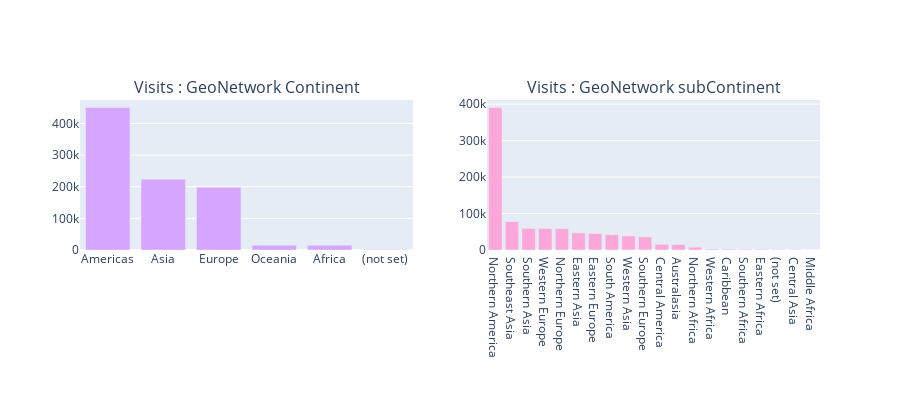
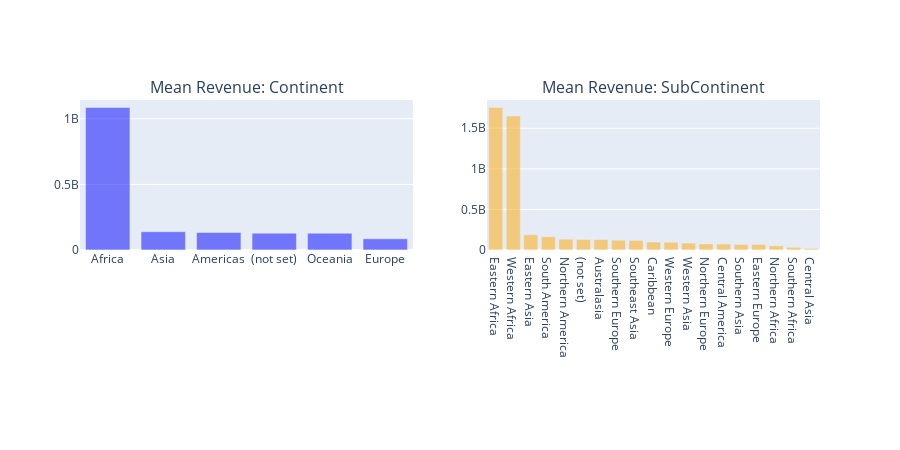

The code cell stored with these charts, in order, in its notebook:
### Code cell
# Geopgraphical Analysis-part1 

geo_cols = ['geoNetwork.city', 'geoNetwork.continent','geoNetwork_.country',
            'geoNetwork.metro', 'geoNetwork.networkDomain', 'geoNetwork.region','geoNetwork.subContinent']
geo_cols = ['geoNetwork.continent','geoNetwork.subContinent']

colors = ["#d6a5ff", "#fca6da"]
fig = tools.make_subplots(rows=1, cols=2, subplot_titles=["Visits : GeoNetwork Continent", "Visits : GeoNetwork subContinent"], print_grid=False)
trs = []
for i,col in enumerate(geo_cols):
    t = train[col].value_counts()
    tr = go.Bar(x = t.index[:20], marker=dict(color=colors[i]), y = t.values[:20])
    trs.append(tr)

fig.append_trace(trs[0], 1, 1)
fig.append_trace(trs[1], 1, 2)
fig['layout'].update(height=400, margin=dict(b=150), showlegend=False)
iplot(fig)




geo_cols = ['geoNetwork.continent','geoNetwork.subContinent']
fig = tools.make_subplots(rows=1, cols=2, subplot_titles=["Mean Revenue: Continent", "Mean Revenue: SubContinent"], print_grid=False)

colors = ["blue", "orange"]
trs = []
for i, col in enumerate(geo_cols):
    tmp = train.groupby(col).agg({"totals.transactionRevenue": "mean"}).reset_index().rename(columns={"totals.transactionRevenue" : "Mean Revenue"})
    tmp = tmp.dropna().sort_values("Mean Revenue", ascending = False)
    tr = go.Bar(y = tmp["Mean Revenue"], orientation="v", marker=dict(opacity=0.5, color=colors[i]), x= tmp[col])
    trs.append(tr)

fig.append_trace(trs[0], 1, 1)
fig.append_trace(trs[1], 1, 2)
fig['layout'].update(height=450, margin=dict(b=200), showlegend=False)
iplot(fig)

### Figure 1 — Plotly figure (JSON) as saved in the notebook; plotly's stock layout.template omitted (floating-point values rounded to 4 significant figures)
{"data": [{"marker": {"color": "#d6a5ff"}, "type": "bar", "x": ["Americas", "Asia", "Europe", "Oceania", "Africa", "(not set)"], "xaxis": "x", "y": [450377, 223698, 198311, 15054, 14745, 1468], "yaxis": "y"}, {"marker": {"color": "#fca6da"}, "type": "bar", "x": ["Northern America", "Southeast Asia", "Southern Asia", "Western Europe", "Northern Europe", "Eastern Asia", "Eastern Europe", "South America", "Western Asia", "Southern Europe", "Central America", "Australasia", "Northern Africa", "Western Africa", "Caribbean", "Southern Africa", "Eastern Africa", "(not set)", "Central Asia", "Middle Africa"], "xaxis": "x2", "y": [390657, 77800, 59321, 59114, 58168, 46919, 45249, 41731, 38443, 35780, 15583, 14893, 7683, 2573, 2406, 2169, 1927, 1468, 1215, 393], "yaxis": "y2"}], "layout": {"annotations": [{"font": {"size": 16}, "showarrow": false, "text": "Visits : GeoNetwork Continent", "x": 0.225, "xanchor": "center", "xref": "paper", "y": 1, "yanchor": "bottom", "yref": "paper"}, {"font": {"size": 16}, "showarrow": false, "text": "Visits : GeoNetwork subContinent", "x": 0.775, "xanchor": "center", "xref": "paper", "y": 1, "yanchor": "bottom", "yref": "paper"}], "height": 400, "margin": {"b": 150}, "showlegend": false, "xaxis": {"anchor": "y", "domain": [0, 0.45]}, "xaxis2": {"anchor": "y2", "domain": [0.55, 1]}, "yaxis": {"anchor": "x", "domain": [0, 1]}, "yaxis2": {"anchor": "x2", "domain": [0, 1]}}}

### Figure 2 — Plotly figure (JSON) as saved in the notebook; plotly's stock layout.template omitted (floating-point values rounded to 4 significant figures)
{"data": [{"marker": {"color": "blue", "opacity": 0.5}, "orientation": "v", "type": "bar", "x": ["Africa", "Asia", "Americas", "(not set)", "Oceania", "Europe"], "xaxis": "x", "y": [1085970000, 139214720, 133400000.0, 128300000.0, 128100000.0, 85410000.0], "yaxis": "y"}, {"marker": {"color": "orange", "opacity": 0.5}, "orientation": "v", "type": "bar", "x": ["Eastern Africa", "Western Africa", "Eastern Asia", "South America", "Northern America", "(not set)", "Australasia", "Southern Europe", "Southeast Asia", "Caribbean", "Western Europe", "Western Asia", "Northern Europe", "Central America", "Southern Asia", "Eastern Europe", "Northern Africa", "Southern Africa", "Central Asia"], "xaxis": "x2", "y": [1756000000.0, 1651200000, 187700000.0, 162600000.0, 133300000.0, 128300000.0, 128100000.0, 120501250, 117400000.0, 97721875, 94740000.0, 84810000.0, 73850000.0, 73290000.0, 68600000.0, 67630000.0, 50960000, 32850000, 17490000], "yaxis": "y2"}], "layout": {"annotations": [{"font": {"size": 16}, "showarrow": false, "text": "Mean Revenue: Continent", "x": 0.225, "xanchor": "center", "xref": "paper", "y": 1, "yanchor": "bottom", "yref": "paper"}, {"font": {"size": 16}, "showarrow": false, "text": "Mean Revenue: SubContinent", "x": 0.775, "xanchor": "center", "xref": "paper", "y": 1, "yanchor": "bottom", "yref": "paper"}], "height": 450, "margin": {"b": 200}, "showlegend": false, "xaxis": {"anchor": "y", "domain": [0, 0.45]}, "xaxis2": {"anchor": "y2", "domain": [0.55, 1]}, "yaxis": {"anchor": "x", "domain": [0, 1]}, "yaxis2": {"anchor": "x2", "domain": [0, 1]}}}
